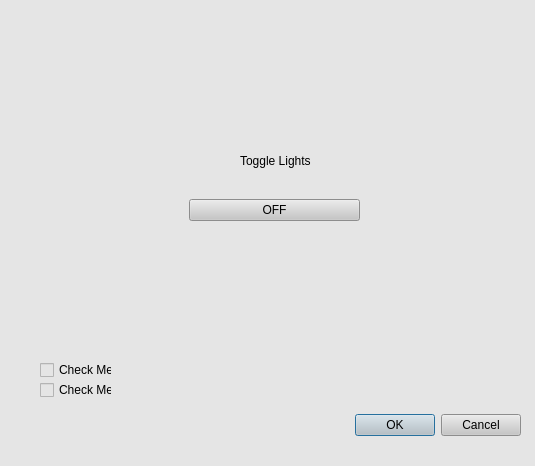
<?xml version="1.0" encoding="UTF-8"?>
<ui version="4.0">
 <class>newDialog1</class>
 <widget class="QDialog" name="newDialog1">
  <property name="geometry">
   <rect>
    <x>0</x>
    <y>0</y>
    <width>535</width>
    <height>466</height>
   </rect>
  </property>
  <property name="windowTitle">
   <string>Dialog</string>
  </property>
  <property name="styleSheet">
   <string notr="true">background-color: rgb(229, 229, 229);</string>
  </property>
  <widget class="QWidget" name="horizontalLayoutWidget">
   <property name="geometry">
    <rect>
     <x>250</x>
     <y>400</y>
     <width>271</width>
     <height>51</height>
    </rect>
   </property>
   <layout class="QHBoxLayout" name="horizontalLayout">
    <item>
     <spacer name="horizontalSpacer">
      <property name="orientation">
       <enum>Qt::Horizontal</enum>
      </property>
      <property name="sizeHint" stdset="0">
       <size>
        <width>40</width>
        <height>20</height>
       </size>
      </property>
     </spacer>
    </item>
    <item>
     <widget class="QPushButton" name="pushButton_2">
      <property name="styleSheet">
       <string notr="true">color: rgb(0, 0, 0);
background-color: rgb(198, 198, 198);</string>
      </property>
      <property name="text">
       <string>OK</string>
      </property>
     </widget>
    </item>
    <item>
     <widget class="QPushButton" name="pushButton">
      <property name="styleSheet">
       <string notr="true">color: rgb(0, 0, 0);
background-color: rgb(198, 198, 198);</string>
      </property>
      <property name="text">
       <string>Cancel</string>
      </property>
     </widget>
    </item>
   </layout>
  </widget>
  <widget class="QLabel" name="label">
   <property name="geometry">
    <rect>
     <x>240</x>
     <y>140</y>
     <width>71</width>
     <height>41</height>
    </rect>
   </property>
   <property name="styleSheet">
    <string notr="true">color: rgb(0, 0, 0);</string>
   </property>
   <property name="text">
    <string>Toggle Lights</string>
   </property>
  </widget>
  <widget class="QWidget" name="horizontalLayoutWidget_2">
   <property name="geometry">
    <rect>
     <x>189</x>
     <y>170</y>
     <width>171</width>
     <height>80</height>
    </rect>
   </property>
   <layout class="QHBoxLayout" name="horizontalLayout_2">
    <item>
     <widget class="QPushButton" name="pushButton_4">
      <property name="styleSheet">
       <string notr="true">color: rgb(0, 0, 0);
background-color: rgb(198, 198, 198);</string>
      </property>
      <property name="text">
       <string>OFF</string>
      </property>
     </widget>
    </item>
   </layout>
  </widget>
  <widget class="QCheckBox" name="checkBox">
   <property name="geometry">
    <rect>
     <x>40</x>
     <y>360</y>
     <width>72</width>
     <height>20</height>
    </rect>
   </property>
   <property name="text">
    <string>Check Me</string>
   </property>
  </widget>
  <widget class="QCheckBox" name="checkBox_2">
   <property name="geometry">
    <rect>
     <x>40</x>
     <y>380</y>
     <width>72</width>
     <height>20</height>
    </rect>
   </property>
   <property name="text">
    <string>Check Me</string>
   </property>
  </widget>
 </widget>
 <resources/>
 <connections/>
</ui>
